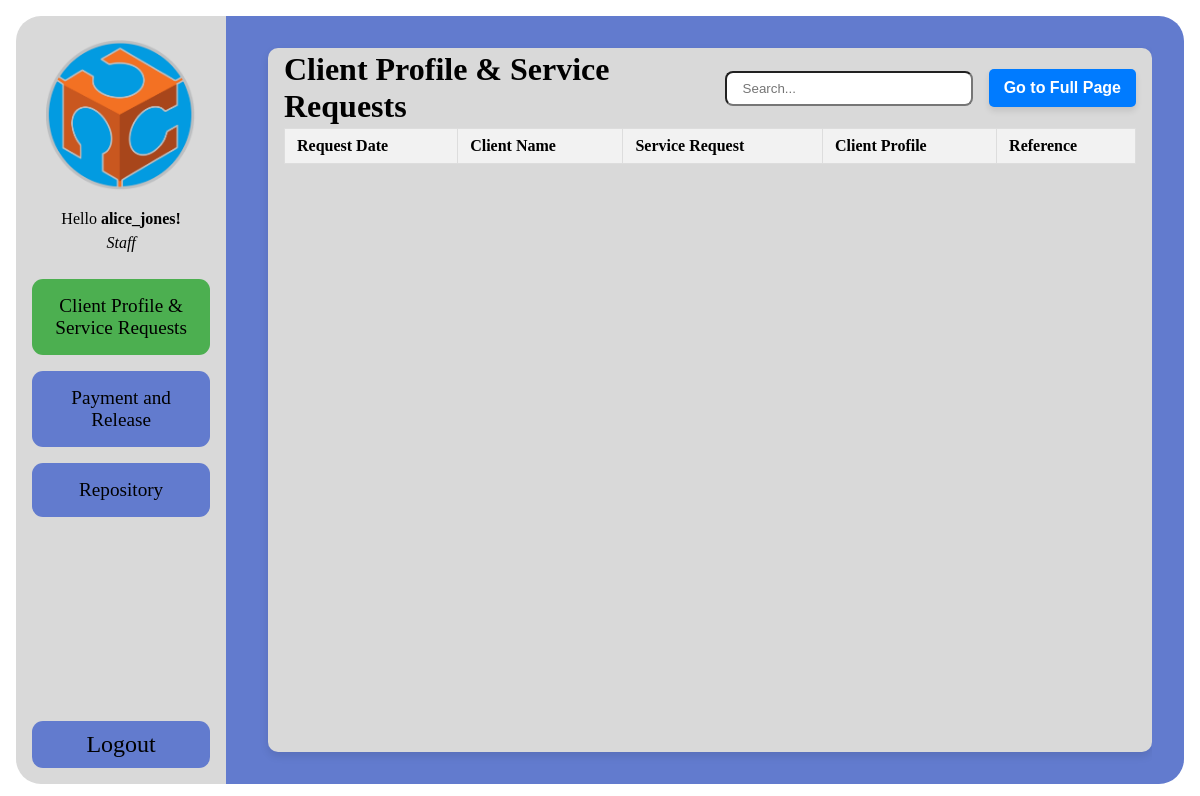
/staff-home.php?login=success (signed in), run on an earlier commit of the app's database.
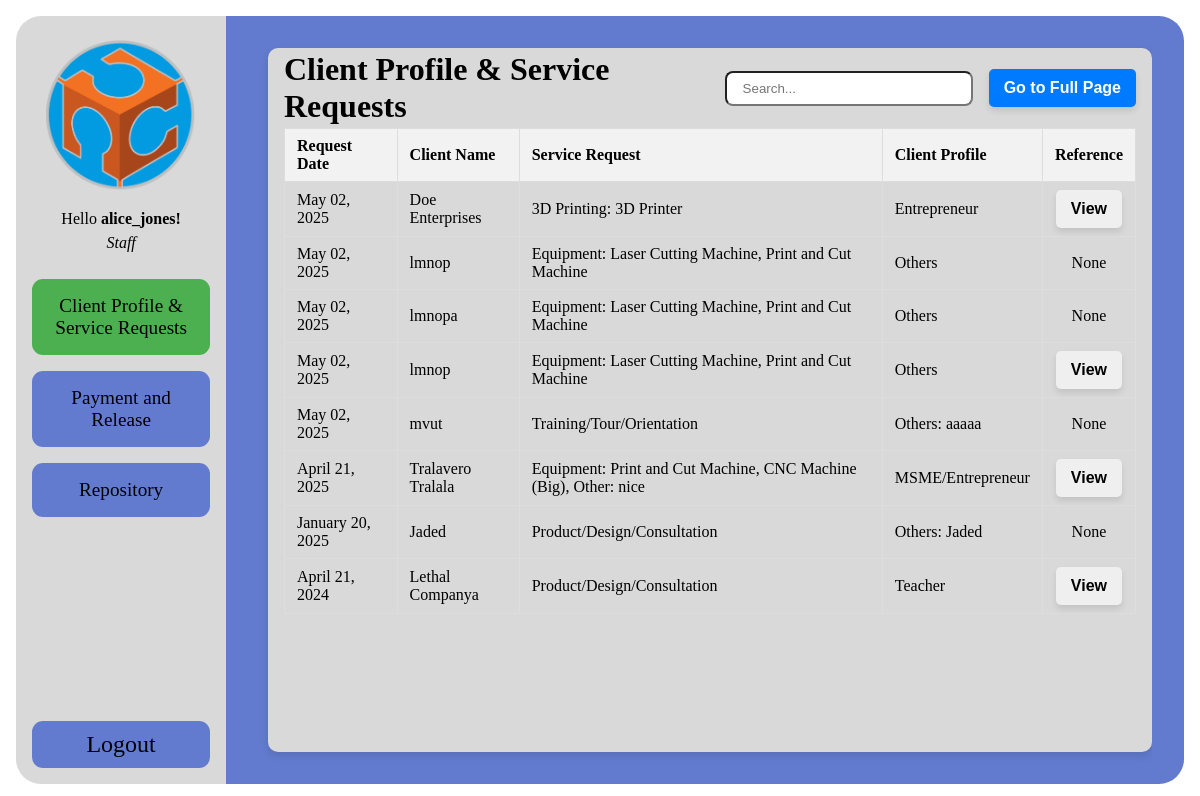
And on a later commit of the database.
### tables this page shows
CREATE TABLE `job_requests` (
  `id` int(11) NOT NULL,
  `personal_name` varchar(255) NOT NULL,
  `request_date` date NOT NULL,
  `client_name` varchar(100) NOT NULL,
  `address` varchar(255) NOT NULL,
  `gender` varchar(50) NOT NULL,
  `gender_optional` varchar(255) DEFAULT NULL,
  `age` int(11) NOT NULL,
  `designation` varchar(50) NOT NULL,
  `designation_other` varchar(255) DEFAULT NULL,
  `company` varchar(255) NOT NULL,
  `service_requested` text NOT NULL,
  `contact_number` varchar(20) NOT NULL,
  `equipment` text DEFAULT NULL,
  `hand_tools_other` varchar(255) DEFAULT NULL,
  `equipment_other` varchar(255) DEFAULT NULL,
  `consultation_mode` varchar(50) DEFAULT NULL,
  `consultation_schedule` varchar(255) DEFAULT NULL,
  `equipment_schedule` datetime DEFAULT NULL,
  `work_description` text NOT NULL,
  `personnel_name` varchar(255) DEFAULT NULL,
  `personnel_date` date DEFAULT NULL,
  `reference_file` varchar(255) DEFAULT NULL,
  `created_at` timestamp NOT NULL DEFAULT current_timestamp(),
  `updated_at` timestamp NOT NULL DEFAULT current_timestamp() ON UPDATE current_timestamp()
);

### staff-home.php (the view, shortened to what this page needs)
<?php
include 'header.php';
include 'config.php';
$jobRequests = [];
$sql = "SELECT * FROM job_requests ORDER BY request_date DESC";
$result = $conn->query($sql);
if ($result->num_rows > 0) {
    while ($row = $result->fetch_assoc()) {
        $jobRequests[] = $row;
    }
}
?>
<div class="container">
    <div class="container-left">
        <div class="header">
            <img src="FABLAB_LOGO.png" alt="Description of image" class="admin-image">
            <div class="header-text">
                <p>Hello <b><?php echo htmlspecialchars($_SESSION['staff_name']); ?>!</b></p>
                <p>Staff</p>
            </div>
        </div>
        <div class="user-content">
            <div class="button" onclick="showTab('job-description', 'Client Profile and Service Requests')">
                <p>Client Profile & Service Requests</p>
            </div>
            <div class="button" onclick="showTab('billing', 'Payment and Release')">
                <p>Payment and Release</p>
            </div>
            <div class="button" onclick="showTab('repository', 'Repository')">
                <p>Repository</p>
            </div>
        </div>
        <div class="button" onclick="confirmLogout()">
            <p class="logout">Logout</p>
        </div>
    </div>
    <div class="container-right">
        <div class="contents">
            <div class="contents-box">
                <div class="job-request-content active" id="job-description">
                    <div class="section-title">
                        <h1>Client Profile & Service Requests</h1>
                        <div class="search-full">
                            <input type="text" class="search-input" id="jobRequestsSearch" placeholder="Search..." onkeyup="filterJobRequestsTable()">
                            <button class="btn-blue" onclick="redirectToPage()">Go to Full Page</button>
                        </div>
                    </div>
                    <table id="jobRequestsTable">
                        <thead>
                            <tr>
                                <th onclick="sortJobRequestsTable(0)">Request Date</th>
                                <th onclick="sortJobRequestsTable(1)">Client Name</th>
                                <th onclick="sortJobRequestsTable(2)">Service Request</th>
                                <th onclick="sortJobRequestsTable(3)">Client Profile</th>
                                <th onclick="sortJobRequestsTable(4)">Reference</th>
                            </tr>
                        </thead>
                        <tbody>
                            <?php foreach ($jobRequests as $request): ?>
                                <tr>
                                    <td><?= date("F d, Y", strtotime($request['request_date'])) ?></td>
                                    <td><?= htmlspecialchars($request['client_name']) ?></td>
                                    <td>
                                        <?php
                                        $serviceRequest = htmlspecialchars($request['service_requested']);
                                        if (!empty($request['equipment'])) {
                                            $serviceRequest .= ": " . htmlspecialchars($request['equipment']);
                                        }
                                        if (!empty($request['equipment_other'])) {
                                            $serviceRequest .= ": " . htmlspecialchars($request['equipment_other']);
                                        }
                                        echo $serviceRequest;
                                        ?>
                                    </td>
                                    <td>
                                        <?php
                                        $designation = htmlspecialchars($request['designation']);
                                        if ($designation === "Others" && !empty($request['designation_other'])) {
                                            $designation .= ": " . htmlspecialchars($request['designation_other']);
                                        }
                                        echo $designation;
                                        ?>
                                    </td>
                                    <td style="text-align: center;">
                                        <?php if (!empty($request['reference_file'])): ?>
                                            <button onclick="window.open('uploads/job-requests/<?= htmlspecialchars($request['reference_file']) ?>', '_blank')">View</button>
                                        <?php else: ?>
                                            None
                                        <?php endif; ?>
                                    </td>
                                </tr>
                            <?php endforeach; ?>
                        </tbody>
                    </table>
                </div>
            </div>
        </div>
    </div>
</div>
</body>
</html>

What changed in the data, as far as the page shows it:
added job_requests: request_date "May 02, 2025", client_name "Doe Enterprises", serviceRequest "3D Printing: 3D Printer", designation "Entrepreneur"
added job_requests: request_date "May 02, 2025", client_name "lmnop", serviceRequest "Equipment: Laser Cutting Machine, Print and Cut Machine", designation "Others", reference_file "None"
added job_requests: request_date "May 02, 2025", client_name "lmnopa", serviceRequest "Equipment: Laser Cutting Machine, Print and Cut Machine", designation "Others", reference_file "None"
added job_requests: request_date "May 02, 2025", client_name "lmnop", serviceRequest "Equipment: Laser Cutting Machine, Print and Cut Machine", designation "Others"
added job_requests: request_date "May 02, 2025", client_name "mvut", service_requested "Training/Tour/Orientation", designation "Others: aaaaa", reference_file "None"
added job_requests: request_date "April 21, 2025", client_name "Tralavero Tralala", serviceRequest "Equipment: Print and Cut Machine, CNC Machine (Big), Other: nice", designation "MSME/Entrepreneur"
added job_requests: request_date "January 20, 2025", client_name "Jaded", service_requested "Product/Design/Consultation", designation "Others: Jaded", shows "None"
added job_requests: request_date "April 21, 2024", client_name "Lethal Companya", service_requested "Product/Design/Consultation", designation "Teacher"
